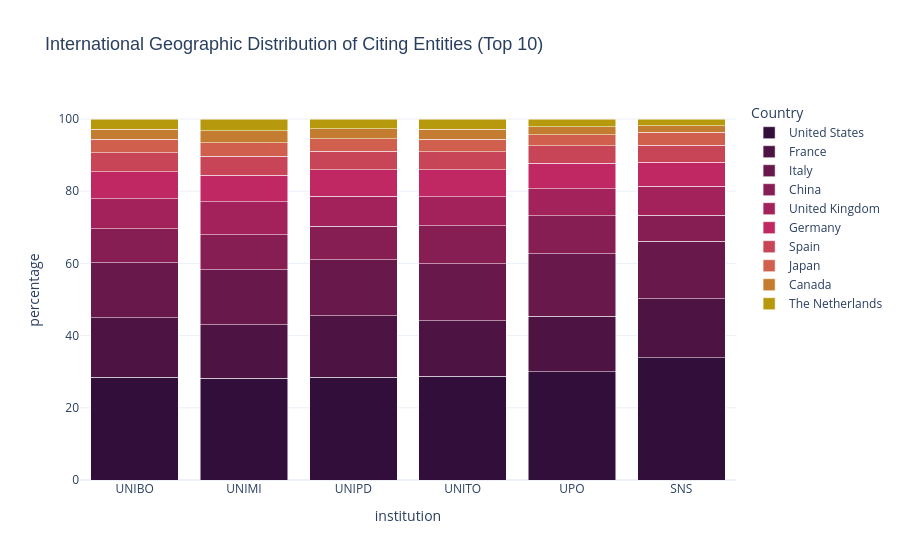
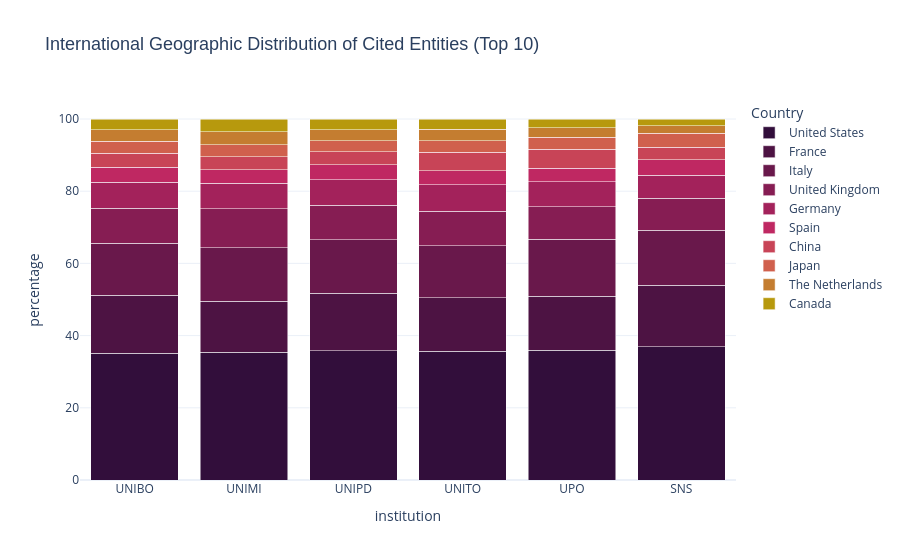

Notebook code for these charts, in order:
### Markdown cell above
### 2a. Proportional stacked bar chart

This is the starting point for investigating the international connections of the six Italian institutions. First, we establish the baseline geographic distribution of their citation networks. By calculating the proportional contribution of the top 10 cited and citing countries, we map the fundamental orientation of these institutions within the global scientific landscape.

This step is essential to verify whether the institutions operate within a shared international framework or if there are immediate, macro-level discrepancies in their reach.

### Code cell
def plot_proportional_citations(direction, title):
    all_data = []
    
    for inst in INSTITUTIONS:
        df = load_country_data(inst, direction)
        # df = df[df["country_code"] != "IT"]
        all_data.append(df)   
        
    combined_df = pd.concat(all_data, ignore_index=True)
    
    top_10_countries = combined_df.groupby('country_name')['count'].sum().nlargest(10).index

    # Filter the dataframe to keep only those 10 countries
    final_df = combined_df[combined_df['country_name'].isin(top_10_countries)].copy()
    totals = final_df.groupby('institution')['count'].transform('sum')
    final_df['percentage'] = (final_df['count'] / totals) * 100

    colors_10 = [
        '#320E3B',
        '#4D1343',
        '#69184B',
        '#861D53',
        '#A3225B',
        '#BF2862',
        '#C84457',
        '#D0604D',
        '#C47D30',
        '#B7990D'
    ]

    # Create the Plotly chart
    fig = px.bar(
        final_df,
        x="institution",
        y="percentage",
        color="country_name",
        title=title,
        category_orders={"country_name": list(top_10_countries)}, 
        color_discrete_sequence=colors_10,
        labels={
            "Percentage": "Proportion among Top 10 (%)",
            "country_name": "Country",
            "Institution": "Institution"
        },
        hover_data={"count": True, "percentage": ':.2f'} 
    )

    fig.update_layout(
        barmode='stack',
        template="plotly_white",
        title_font=dict(size=18, family="Arial, sans-serif"),
        hoverlabel=dict(bgcolor="white", font_size=13),
        legend=dict(
            yanchor="top",
            y=1,
            xanchor="left",
            x=1.02
        )
    )

    fig.show()

# Citing entities (incoming)
plot_proportional_citations(
    direction='incoming', 
    title='International Geographic Distribution of Citing Entities (Top 10)'
)

# Cited entities (outgoing)
plot_proportional_citations(
    direction='outgoing', 
    title='International Geographic Distribution of Cited Entities (Top 10)'
)

### Figure 1 — Plotly figure (JSON) as saved in the notebook; plotly's stock layout.template omitted (floating-point values rounded to 4 significant figures)
{"data": [{"customdata": [[6820858], [7540047], [6717188], [4347537], [1430892], [1716177]], "hovertemplate": "Country=United States<br>institution=%{x}<br>percentage=%{y:.2f}<br>count=%{customdata[0]}<extra></extra>", "legendgroup": "United States", "marker": {"color": "#320E3B", "pattern": {"shape": ""}}, "name": "United States", "orientation": "v", "showlegend": true, "textposition": "auto", "type": "bar", "x": ["UNIBO", "UNIMI", "UNIPD", "UNITO", "UPO", "SNS"], "xaxis": "x", "y": [28.43, 28.12, 28.44, 28.72, 29.98, 33.84], "yaxis": "y"}, {"customdata": [[3962950], [3980928], [4033695], [2331319], [732839], [832306]], "hovertemplate": "Country=France<br>institution=%{x}<br>percentage=%{y:.2f}<br>count=%{customdata[0]}<extra></extra>", "legendgroup": "France", "marker": {"color": "#4D1343", "pattern": {"shape": ""}}, "name": "France", "orientation": "v", "showlegend": true, "textposition": "auto", "type": "bar", "x": ["UNIBO", "UNIMI", "UNIPD", "UNITO", "UPO", "SNS"], "xaxis": "x", "y": [16.52, 14.85, 17.08, 15.4, 15.35, 16.41], "yaxis": "y"}, {"customdata": [[3643907], [4093666], [3676697], [2382213], [825371], [809162]], "hovertemplate": "Country=Italy<br>institution=%{x}<br>percentage=%{y:.2f}<br>count=%{customdata[0]}<extra></extra>", "legendgroup": "Italy", "marker": {"color": "#69184B", "pattern": {"shape": ""}}, "name": "Italy", "orientation": "v", "showlegend": true, "textposition": "auto", "type": "bar", "x": ["UNIBO", "UNIMI", "UNIPD", "UNITO", "UPO", "SNS"], "xaxis": "x", "y": [15.19, 15.27, 15.57, 15.74, 17.29, 15.95], "yaxis": "y"}, {"customdata": [[2264422], [2590012], [2190388], [1592981], [507749], [363744]], "hovertemplate": "Country=China<br>institution=%{x}<br>percentage=%{y:.2f}<br>count=%{customdata[0]}<extra></extra>", "legendgroup": "China", "marker": {"color": "#861D53", "pattern": {"shape": ""}}, "name": "China", "orientation": "v", "showlegend": true, "textposition": "auto", "type": "bar", "x": ["UNIBO", "UNIMI", "UNIPD", "UNITO", "UPO", "SNS"], "xaxis": "x", "y": [9.439, 9.66, 9.273, 10.52, 10.64, 7.172], "yaxis": "y"}, {"customdata": [[1987092], [2465141], [1954646], [1219189], [353303], [407274]], "hovertemplate": "Country=United Kingdom<br>institution=%{x}<br>percentage=%{y:.2f}<br>count=%{customdata[0]}<extra></extra>", "legendgroup": "United Kingdom", "marker": {"color": "#A3225B", "pattern": {"shape": ""}}, "name": "United Kingdom", "orientation": "v", "showlegend": true, "textposition": "auto", "type": "bar", "x": ["UNIBO", "UNIMI", "UNIPD", "UNITO", "UPO", "SNS"], "xaxis": "x", "y": [8.283, 9.194, 8.275, 8.053, 7.402, 8.03], "yaxis": "y"}, {"customdata": [[1801165], [1981830], [1718998], [1133248], [340974], [336956]], "hovertemplate": "Country=Germany<br>institution=%{x}<br>percentage=%{y:.2f}<br>count=%{customdata[0]}<extra></extra>", "legendgroup": "Germany", "marker": {"color": "#BF2862", "pattern": {"shape": ""}}, "name": "Germany", "orientation": "v", "showlegend": true, "textposition": "auto", "type": "bar", "x": ["UNIBO", "UNIMI", "UNIPD", "UNITO", "UPO", "SNS"], "xaxis": "x", "y": [7.508, 7.392, 7.277, 7.486, 7.144, 6.644], "yaxis": "y"}, {"customdata": [[1262588], [1407611], [1228815], [766861], [225149], [236551]], "hovertemplate": "Country=Spain<br>institution=%{x}<br>percentage=%{y:.2f}<br>count=%{customdata[0]}<extra></extra>", "legendgroup": "Spain", "marker": {"color": "#C84457", "pattern": {"shape": ""}}, "name": "Spain", "orientation": "v", "showlegend": true, "textposition": "auto", "type": "bar", "x": ["UNIBO", "UNIMI", "UNIPD", "UNITO", "UPO", "SNS"], "xaxis": "x", "y": [5.263, 5.25, 5.202, 5.065, 4.717, 4.664], "yaxis": "y"}, {"customdata": [[889572], [991329], [816958], [521225], [151521], [183263]], "hovertemplate": "Country=Japan<br>institution=%{x}<br>percentage=%{y:.2f}<br>count=%{customdata[0]}<extra></extra>", "legendgroup": "Japan", "marker": {"color": "#D0604D", "pattern": {"shape": ""}}, "name": "Japan", "orientation": "v", "showlegend": true, "textposition": "auto", "type": "bar", "x": ["UNIBO", "UNIMI", "UNIPD", "UNITO", "UPO", "SNS"], "xaxis": "x", "y": [3.708, 3.697, 3.459, 3.443, 3.175, 3.613], "yaxis": "y"}, {"customdata": [[676387], [899881], [650406], [409513], [100383], [93764]], "hovertemplate": "Country=Canada<br>institution=%{x}<br>percentage=%{y:.2f}<br>count=%{customdata[0]}<extra></extra>", "legendgroup": "Canada", "marker": {"color": "#C47D30", "pattern": {"shape": ""}}, "name": "Canada", "orientation": "v", "showlegend": true, "textposition": "auto", "type": "bar", "x": ["UNIBO", "UNIMI", "UNIPD", "UNITO", "UPO", "SNS"], "xaxis": "x", "y": [2.82, 3.356, 2.754, 2.705, 2.103, 1.849], "yaxis": "y"}, {"customdata": [[680002], [861626], [633075], [434907], [104706], [92591]], "hovertemplate": "Country=The Netherlands<br>institution=%{x}<br>percentage=%{y:.2f}<br>count=%{customdata[0]}<extra></extra>", "legendgroup": "The Netherlands", "marker": {"color": "#B7990D", "pattern": {"shape": ""}}, "name": "The Netherlands", "orientation": "v", "showlegend": true, "textposition": "auto", "type": "bar", "x": ["UNIBO", "UNIMI", "UNIPD", "UNITO", "UPO", "SNS"], "xaxis": "x", "y": [2.835, 3.214, 2.68, 2.873, 2.194, 1.826], "yaxis": "y"}], "layout": {"barmode": "stack", "hoverlabel": {"bgcolor": "white", "font": {"size": 13}}, "legend": {"title": {"text": "Country"}, "tracegroupgap": 0, "x": 1.02, "xanchor": "left", "y": 1, "yanchor": "top"}, "title": {"font": {"family": "Arial, sans-serif", "size": 18}, "text": "International Geographic Distribution of Citing Entities (Top 10)"}, "xaxis": {"anchor": "y", "domain": [0, 1], "title": {"text": "institution"}}, "yaxis": {"anchor": "x", "domain": [0, 1], "title": {"text": "percentage"}}}}

### Figure 2 — Plotly figure (JSON) as saved in the notebook; plotly's stock layout.template omitted (floating-point values rounded to 4 significant figures)
{"data": [{"customdata": [[8919311], [8495168], [8349571], [5820890], [1851059], [1908084]], "hovertemplate": "Country=United States<br>institution=%{x}<br>percentage=%{y:.2f}<br>count=%{customdata[0]}<extra></extra>", "legendgroup": "United States", "marker": {"color": "#320E3B", "pattern": {"shape": ""}}, "name": "United States", "orientation": "v", "showlegend": true, "textposition": "auto", "type": "bar", "x": ["UNIBO", "UNIMI", "UNIPD", "UNITO", "UPO", "SNS"], "xaxis": "x", "y": [35.17, 35.38, 35.85, 35.62, 35.91, 36.85], "yaxis": "y"}, {"customdata": [[4049174], [3392725], [3712459], [2418464], [774324], [886889]], "hovertemplate": "Country=France<br>institution=%{x}<br>percentage=%{y:.2f}<br>count=%{customdata[0]}<extra></extra>", "legendgroup": "France", "marker": {"color": "#4D1343", "pattern": {"shape": ""}}, "name": "France", "orientation": "v", "showlegend": true, "textposition": "auto", "type": "bar", "x": ["UNIBO", "UNIMI", "UNIPD", "UNITO", "UPO", "SNS"], "xaxis": "x", "y": [15.97, 14.13, 15.94, 14.8, 15.02, 17.13], "yaxis": "y"}, {"customdata": [[3669866], [3561816], [3425451], [2371095], [810006], [788104]], "hovertemplate": "Country=Italy<br>institution=%{x}<br>percentage=%{y:.2f}<br>count=%{customdata[0]}<extra></extra>", "legendgroup": "Italy", "marker": {"color": "#69184B", "pattern": {"shape": ""}}, "name": "Italy", "orientation": "v", "showlegend": true, "textposition": "auto", "type": "bar", "x": ["UNIBO", "UNIMI", "UNIPD", "UNITO", "UPO", "SNS"], "xaxis": "x", "y": [14.47, 14.83, 14.71, 14.51, 15.72, 15.22], "yaxis": "y"}, {"customdata": [[2461572], [2591425], [2252639], [1560256], [462517], [456487]], "hovertemplate": "Country=United Kingdom<br>institution=%{x}<br>percentage=%{y:.2f}<br>count=%{customdata[0]}<extra></extra>", "legendgroup": "United Kingdom", "marker": {"color": "#861D53", "pattern": {"shape": ""}}, "name": "United Kingdom", "orientation": "v", "showlegend": true, "textposition": "auto", "type": "bar", "x": ["UNIBO", "UNIMI", "UNIPD", "UNITO", "UPO", "SNS"], "xaxis": "x", "y": [9.707, 10.79, 9.671, 9.548, 8.974, 8.817], "yaxis": "y"}, {"customdata": [[1828283], [1688354], [1634980], [1189999], [361098], [331879]], "hovertemplate": "Country=Germany<br>institution=%{x}<br>percentage=%{y:.2f}<br>count=%{customdata[0]}<extra></extra>", "legendgroup": "Germany", "marker": {"color": "#A3225B", "pattern": {"shape": ""}}, "name": "Germany", "orientation": "v", "showlegend": true, "textposition": "auto", "type": "bar", "x": ["UNIBO", "UNIMI", "UNIPD", "UNITO", "UPO", "SNS"], "xaxis": "x", "y": [7.209, 7.031, 7.019, 7.282, 7.006, 6.41], "yaxis": "y"}, {"customdata": [[1051307], [915216], [954895], [646346], [194901], [220170]], "hovertemplate": "Country=Spain<br>institution=%{x}<br>percentage=%{y:.2f}<br>count=%{customdata[0]}<extra></extra>", "legendgroup": "Spain", "marker": {"color": "#BF2862", "pattern": {"shape": ""}}, "name": "Spain", "orientation": "v", "showlegend": true, "textposition": "auto", "type": "bar", "x": ["UNIBO", "UNIMI", "UNIPD", "UNITO", "UPO", "SNS"], "xaxis": "x", "y": [4.146, 3.812, 4.099, 3.955, 3.781, 4.253], "yaxis": "y"}, {"customdata": [[975464], [859144], [861169], [823176], [265432], [183118]], "hovertemplate": "Country=China<br>institution=%{x}<br>percentage=%{y:.2f}<br>count=%{customdata[0]}<extra></extra>", "legendgroup": "China", "marker": {"color": "#C84457", "pattern": {"shape": ""}}, "name": "China", "orientation": "v", "showlegend": true, "textposition": "auto", "type": "bar", "x": ["UNIBO", "UNIMI", "UNIPD", "UNITO", "UPO", "SNS"], "xaxis": "x", "y": [3.847, 3.578, 3.697, 5.037, 5.15, 3.537], "yaxis": "y"}, {"customdata": [[842595], [788894], [706201], [523139], [174466], [195846]], "hovertemplate": "Country=Japan<br>institution=%{x}<br>percentage=%{y:.2f}<br>count=%{customdata[0]}<extra></extra>", "legendgroup": "Japan", "marker": {"color": "#D0604D", "pattern": {"shape": ""}}, "name": "Japan", "orientation": "v", "showlegend": true, "textposition": "auto", "type": "bar", "x": ["UNIBO", "UNIMI", "UNIPD", "UNITO", "UPO", "SNS"], "xaxis": "x", "y": [3.323, 3.285, 3.032, 3.201, 3.385, 3.783], "yaxis": "y"}, {"customdata": [[800576], [865422], [713160], [517758], [132366], [108250]], "hovertemplate": "Country=The Netherlands<br>institution=%{x}<br>percentage=%{y:.2f}<br>count=%{customdata[0]}<extra></extra>", "legendgroup": "The Netherlands", "marker": {"color": "#C47D30", "pattern": {"shape": ""}}, "name": "The Netherlands", "orientation": "v", "showlegend": true, "textposition": "auto", "type": "bar", "x": ["UNIBO", "UNIMI", "UNIPD", "UNITO", "UPO", "SNS"], "xaxis": "x", "y": [3.157, 3.604, 3.062, 3.168, 2.568, 2.091], "yaxis": "y"}, {"customdata": [[761331], [853746], [682977], [470773], [127973], [98583]], "hovertemplate": "Country=Canada<br>institution=%{x}<br>percentage=%{y:.2f}<br>count=%{customdata[0]}<extra></extra>", "legendgroup": "Canada", "marker": {"color": "#B7990D", "pattern": {"shape": ""}}, "name": "Canada", "orientation": "v", "showlegend": true, "textposition": "auto", "type": "bar", "x": ["UNIBO", "UNIMI", "UNIPD", "UNITO", "UPO", "SNS"], "xaxis": "x", "y": [3.002, 3.556, 2.932, 2.881, 2.483, 1.904], "yaxis": "y"}], "layout": {"barmode": "stack", "hoverlabel": {"bgcolor": "white", "font": {"size": 13}}, "legend": {"title": {"text": "Country"}, "tracegroupgap": 0, "x": 1.02, "xanchor": "left", "y": 1, "yanchor": "top"}, "title": {"font": {"family": "Arial, sans-serif", "size": 18}, "text": "International Geographic Distribution of Cited Entities (Top 10)"}, "xaxis": {"anchor": "y", "domain": [0, 1], "title": {"text": "institution"}}, "yaxis": {"anchor": "x", "domain": [0, 1], "title": {"text": "percentage"}}}}
